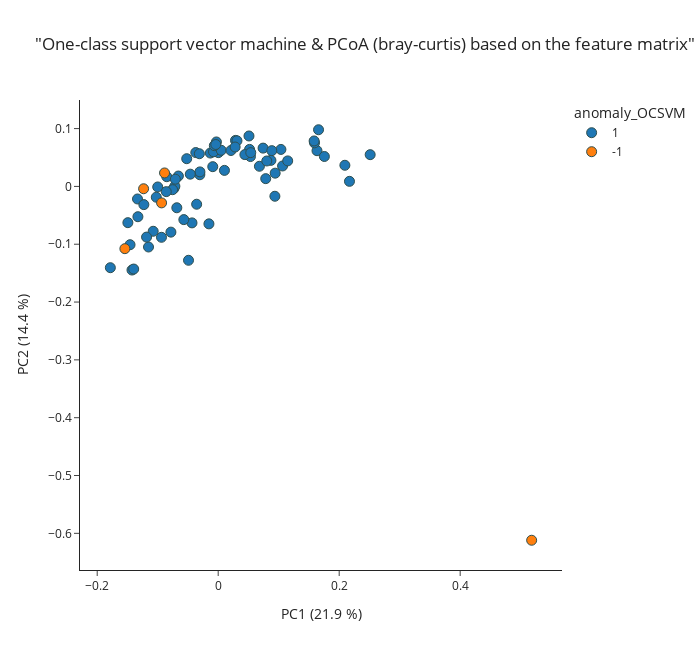

The cell this chart's notebook holds for it:
### Code cell
# One-class support vector machine (OCSVM)
trace3 = pcoa_2d(
    matrix= metric_df[:-1],
    data = SC,
    metric= 'braycurtis',
    filename_col = 'filename',
    group_col='anomaly_OCSVM',
    title='"One-class support vector machine & PCoA (bray-curtis) based on the feature matrix"'
    )

### Figure 1 — Plotly figure (JSON) as saved in the notebook; plotly's stock layout.template omitted (floating-point values rounded to 4 significant figures)
{"data": [{"hovertemplate": "<b>%{hovertext}</b><br><br>anomaly_OCSVM=1<br>PC1 (21.9 %)=%{x}<br>PC2 (14.4 %)=%{y}<extra></extra>", "hovertext": ["LQ-01-61-01_pos.mzXML", "LQ-01-61-02_pos.mzXML", "LQ-01-61-03_pos.mzXML", "LQ-01-61-04_pos.mzXML", "LQ-01-61-05_pos.mzXML", "LQ-01-61-06_pos.mzXML", "LQ-01-61-08_pos.mzXML", "LQ-01-61-09_pos.mzXML", "LQ-01-61-10_pos.mzXML", "LQ-01-61-11_pos.mzXML", "LQ-01-61-12_pos.mzXML", "LQ-01-61-13_pos.mzXML", "LQ-01-61-14_pos.mzXML", "LQ-01-61-15_pos.mzXML", "LQ-01-61-16_pos.mzXML", "LQ-01-61-17_pos.mzXML", "LQ-01-61-18_pos.mzXML", "LQ-01-61-19_pos.mzXML", "LQ-01-61-20_pos.mzXML", "LQ-01-61-21_pos.mzXML", "LQ-01-61-22_pos.mzXML", "LQ-01-61-23_pos.mzXML", "LQ-01-61-24_pos.mzXML", "LQ-01-61-26_pos.mzXML", "LQ-01-61-27_pos.mzXML", "LQ-01-61-28_pos.mzXML", "LQ-01-61-29_pos.mzXML", "LQ-01-61-30_pos.mzXML", "LQ-01-61-31_pos.mzXML", "LQ-01-61-32_pos.mzXML", "LQ-01-61-33_pos.mzXML", "LQ-01-61-34_pos.mzXML", "LQ-01-61-36_pos.mzXML", "LQ-01-61-37_pos.mzXML", "LQ-01-61-38_pos.mzXML", "LQ-01-61-39_pos.mzXML", "LQ-01-61-40_pos.mzXML", "LQ-01-61-41_pos.mzXML", "LQ-01-61-42_pos.mzXML", "LQ-01-61-43_pos.mzXML", "LQ-01-61-44_pos.mzXML", "LQ-01-61-45_pos.mzXML", "LQ-01-61-46_pos.mzXML", "LQ-01-61-47_pos.mzXML", "LQ-01-61-48_pos.mzXML", "LQ-01-61-49_pos.mzXML", "LQ-01-61-51_pos.mzXML", "LQ-01-61-52_pos.mzXML", "LQ-01-61-53_pos.mzXML", "LQ-01-61-54_pos.mzXML", "LQ-01-61-55_pos.mzXML", "LQ-01-61-56_pos.mzXML", "LQ-01-61-57_pos.mzXML", "LQ-01-61-58_pos.mzXML", "LQ-01-61-59_pos.mzXML", "LQ-01-61-60_pos.mzXML", "LQ-01-61-61_pos.mzXML", "LQ-01-61-62_pos.mzXML", "LQ-01-61-63_pos.mzXML", "LQ-01-61-64_pos.mzXML", "LQ-01-61-65_pos.mzXML", "LQ-01-61-66_pos.mzXML", "LQ-01-61-67_pos.mzXML", "LQ-01-61-68_pos.mzXML", "LQ-01-61-69_pos.mzXML", "LQ-01-61-70_pos.mzXML", "LQ-01-61-71_pos.mzXML", "LQ-01-61-72_pos.mzXML", "LQ-01-61-73_pos.mzXML", "LQ-01-61-74_pos.mzXML", "LQ-01-61-75_pos.mzXML"], "legendgroup": "1", "marker": {"color": "#1F77B4", "line": {"color": "DarkSlateGrey", "width": 1}, "size": 10, "symbol": "circle"}, "mode": "markers", "name": "1", "orientation": "v", "showlegend": true, "type": "scatter", "x": [0.07857, -0.06841, -0.1152, -0.1075, -0.06584, -0.09376, 0.2512, 0.2094, -0.01302, -0.1023, 0.02859, -0.008983, -0.04909, 0.0002516, -0.03038, -0.03563, 0.01033, -0.1493, -0.08497, 0.05328, 0.08716, 0.1633, -0.0731, -0.03707, -0.007788, 0.1755, 0.1064, 0.05185, -0.1783, -0.1327, -0.03113, -0.07164, 0.004957, -0.04333, -0.0302, -0.002987, -0.05204, -0.0568, 0.04412, 0.1037, -0.07541, -0.09998, -0.0064, 0.0742, -0.07082, -0.08586, 0.02108, 0.03103, -0.04616, -0.0782, -0.1425, -0.1397, 0.06813, -0.1334, 0.05088, 0.217, 0.05382, 0.1592, -0.003966, 0.02798, 0.1659, 0.1149, 0.09371, 0.1586, 0.09417, -0.01533, 0.08028, 0.08862, -0.1184, -0.1457, -0.1229], "xaxis": "x", "y": [0.01343, -0.03696, -0.1048, -0.0776, 0.01793, -0.08804, 0.05491, 0.03654, 0.05768, -0.01869, 0.07957, 0.03414, -0.1278, 0.0584, 0.02015, -0.03083, 0.02772, -0.0627, 0.01677, 0.05163, 0.04503, 0.06177, -0.003362, 0.05851, 0.05984, 0.05174, 0.03535, 0.06401, -0.1406, -0.05241, 0.0565, 0.0003658, 0.06245, -0.0631, 0.02507, 0.07688, 0.04791, -0.05745, 0.05501, 0.06394, -0.005663, -0.0009556, 0.07047, 0.06621, 0.01244, -0.009034, 0.06209, 0.0789, 0.02118, -0.07907, -0.1446, -0.1429, 0.03482, -0.02174, 0.0872, 0.008768, 0.05841, 0.07529, 0.07247, 0.06811, 0.09798, 0.0441, -0.01704, 0.07859, 0.02291, -0.06477, 0.04397, 0.06186, -0.08766, -0.1008, -0.03151], "yaxis": "y"}, {"hovertemplate": "<b>%{hovertext}</b><br><br>anomaly_OCSVM=-1<br>PC1 (21.9 %)=%{x}<br>PC2 (14.4 %)=%{y}<extra></extra>", "hovertext": ["LQ-01-61-07_pos.mzXML", "LQ-01-61-25_pos.mzXML", "LQ-01-61-35_pos.mzXML", "LQ-01-61-50_pos.mzXML", "LQ-01-61-77_pos.mzXML"], "legendgroup": "-1", "marker": {"color": "#FF7F0E", "line": {"color": "DarkSlateGrey", "width": 1}, "size": 10, "symbol": "circle"}, "mode": "markers", "name": "-1", "orientation": "v", "showlegend": true, "type": "scatter", "x": [-0.1543, -0.08871, -0.1233, -0.0936, 0.5182], "xaxis": "x", "y": [-0.1077, 0.02329, -0.004059, -0.02851, -0.612], "yaxis": "y"}], "layout": {"height": 650, "legend": {"title": {"text": "anomaly_OCSVM"}, "tracegroupgap": 0}, "title": {"text": "\"One-class support vector machine & PCoA (bray-curtis) based on the feature matrix\""}, "width": 700, "xaxis": {"anchor": "y", "domain": [0, 1], "title": {"text": "PC1 (21.9 %)"}}, "yaxis": {"anchor": "x", "domain": [0, 1], "title": {"text": "PC2 (14.4 %)"}}}}
